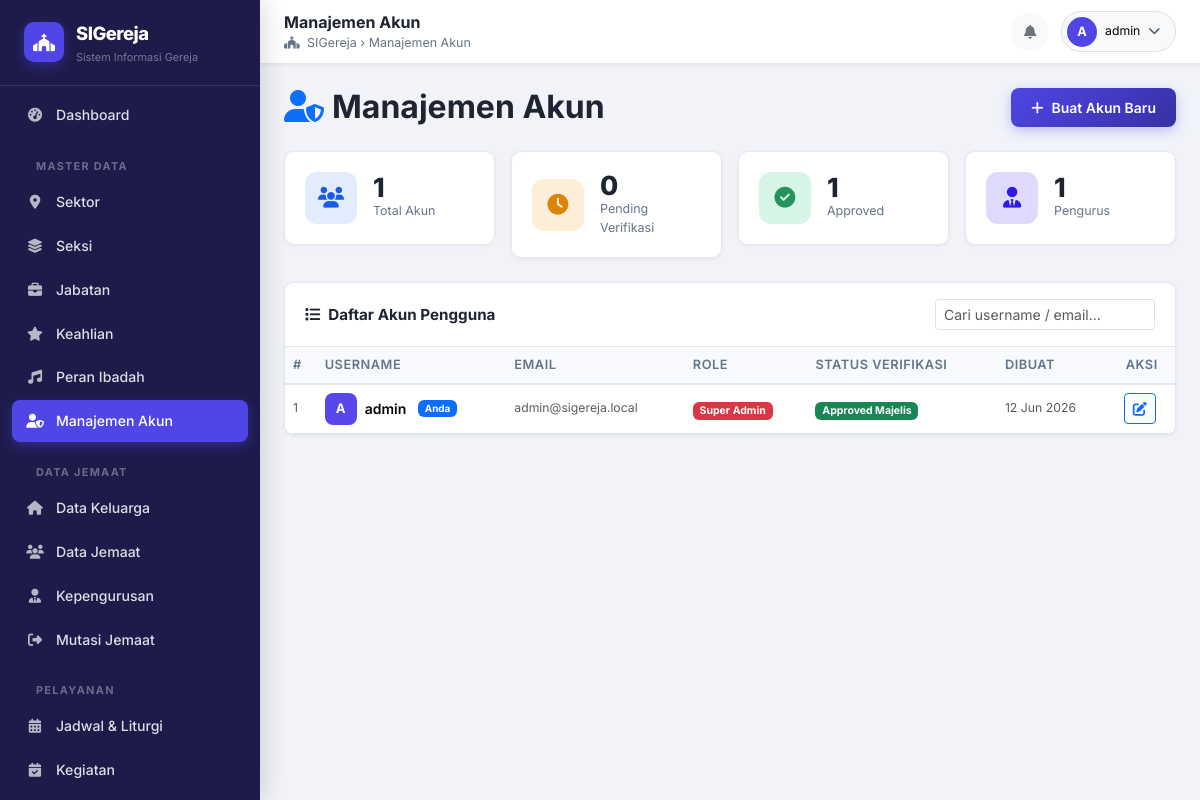
The page /pages/admin/users.php (signed in) on the database its author committed.
### tables this page shows
CREATE TABLE `users` (
  `id` INT AUTO_INCREMENT PRIMARY KEY,
  `username` VARCHAR(50) NOT NULL UNIQUE,
  `password` VARCHAR(255) NOT NULL,
  `email` VARCHAR(100) NOT NULL UNIQUE,
  `role` ENUM('Super Admin', 'Admin Sistem', 'Sekretaris', 'Ketua Sektor', 'Pendeta', 'Jemaat') NOT NULL,
  `status_verifikasi` ENUM('Pending', 'Verified Sektor', 'Approved Majelis') DEFAULT 'Pending',
  `reset_token` VARCHAR(255) NULL,
  `reset_token_expiry` DATETIME NULL,
  `created_at` TIMESTAMP DEFAULT CURRENT_TIMESTAMP
);

### pages/admin/users.php (the view, shortened to what this page needs)
<?php
require_once '../../includes/admin_header.php';
$limit = 50;
$page = isset($_GET['page']) ? max(1, (int)$_GET['page']) : 1;
$offset = ($page - 1) * $limit;
$users = $pdo->query("SELECT * FROM users ORDER BY role, username LIMIT $limit OFFSET $offset")->fetchAll();
$role_badges = [
    'Super Admin'    => 'danger',
    'Admin Sistem'   => 'dark',
    'Sekretaris'     => 'primary',
    'Ketua Sektor'   => 'info',
    'Pendeta'        => 'success',
    'Jemaat'         => 'secondary',
];
?>
<div class="d-flex justify-content-between align-items-center mb-4">
    <h2 class="fw-bold mb-0"><i class="fas fa-user-shield me-2 text-primary"></i>Manajemen Akun</h2>
    <button class="btn btn-primary-custom" data-bs-toggle="modal" data-bs-target="#createModal">
        <i class="fas fa-plus me-2"></i>Buat Akun Baru
    </button>
</div>
<div class="row g-3 mb-4">
    <div class="col-md-3">
        <div class="stat-widget">
            <div class="stat-icon blue"><i class="fas fa-users"></i></div>
            <div><div class="stat-value"><?= count($users) ?></div><div class="stat-label">Total Akun</div></div>
        </div>
    </div>
    <div class="col-md-3">
        <div class="stat-widget">
            <div class="stat-icon orange"><i class="fas fa-clock"></i></div>
            <div><div class="stat-value"><?= count(array_filter($users, fn($u) => $u['status_verifikasi'] === 'Pending')) ?></div><div class="stat-label">Pending Verifikasi</div></div>
        </div>
    </div>
    <div class="col-md-3">
        <div class="stat-widget">
            <div class="stat-icon green"><i class="fas fa-check-circle"></i></div>
            <div><div class="stat-value"><?= count(array_filter($users, fn($u) => $u['status_verifikasi'] === 'Approved Majelis')) ?></div><div class="stat-label">Approved</div></div>
        </div>
    </div>
    <div class="col-md-3">
        <div class="stat-widget">
            <div class="stat-icon purple"><i class="fas fa-user-tie"></i></div>
            <div><div class="stat-value"><?= count(array_filter($users, fn($u) => !in_array($u['role'], ['Jemaat']))) ?></div><div class="stat-label">Pengurus</div></div>
        </div>
    </div>
</div>
<div class="card-admin">
    <div class="card-header">
        <h5><i class="fas fa-list me-2"></i>Daftar Akun Pengguna</h5>
        <input type="search" class="form-control form-control-sm w-auto" id="searchUser" placeholder="Cari username / email..." style="width:220px!important;">
    </div>
    <div class="card-body p-0">
        <div class="table-responsive">
            <table class="table table-hover align-middle mb-0" id="userTable">
                <thead>
                    <tr>
                        <th>#</th>
                        <th>Username</th>
                        <th>Email</th>
                        <th>Role</th>
                        <th>Status Verifikasi</th>
                        <th>Dibuat</th>
                        <th class="text-center">Aksi</th>
                    </tr>
                </thead>
                <tbody>
                <?php foreach ($users as $i => $u): ?>
                <tr>
                    <td class="text-muted small"><?= $offset + $i + 1 ?></td>
                    <td>
                        <div class="d-flex align-items-center gap-2">
                            <div style="width:32px;height:32px;background:hsl(246,80%,60%);border-radius:8px;display:flex;align-items:center;justify-content:center;color:#fff;font-weight:700;font-size:.82rem;flex-shrink:0;">
                                <?= strtoupper(substr($u['username'], 0, 1)) ?>
                            </div>
                            <span class="fw-semibold"><?= htmlspecialchars($u['username']) ?></span>
                            <?php if ($u['id'] == $_SESSION['user_id']): ?><span class="badge bg-primary ms-1" style="font-size:.62rem;">Anda</span><?php endif; ?>
                        </div>
                    </td>
                    <td class="text-muted small"><?= htmlspecialchars($u['email']) ?></td>
                    <td><span class="badge bg-<?= $role_badges[$u['role']] ?? 'secondary' ?>"><?= htmlspecialchars($u['role']) ?></span></td>
                    <td>
                        <?php
                        $sv = $u['status_verifikasi'];
                        $sv_color = $sv === 'Approved Majelis' ? 'success' : ($sv === 'Pending' ? 'warning text-dark' : 'info');
                        ?>
                        <span class="badge bg-<?= $sv_color ?>"><?= htmlspecialchars($sv) ?></span>
                    </td>
                    <td class="text-muted small"><?= date('d M Y', strtotime($u['created_at'])) ?></td>
                    <td class="text-center">
                        <button class="btn btn-sm btn-outline-primary me-1"
                            data-bs-toggle="modal" data-bs-target="#editModal"
                            data-id="<?= $u['id'] ?>"
                            data-username="<?= htmlspecialchars($u['username']) ?>"
                            data-email="<?= htmlspecialchars($u['email']) ?>"
                            data-role="<?= htmlspecialchars($u['role']) ?>"
                            data-status="<?= htmlspecialchars($u['status_verifikasi']) ?>"
                            title="Edit">
                            <i class="fas fa-edit"></i>
                        </button>
                    </td>
                </tr>
                <?php endforeach; ?>
                </tbody>
            </table>
        </div>
    </div>
</div>
<?php require_once '../../includes/admin_footer.php'; ?>

### assets/css/admin.css (style rules this page uses)
:root { --alt-primary: #4f46e5; --alt-primary-dk: #3730a3; --alt-accent: #f59e0b; --alt-success: #10b981; --alt-danger: #ef4444; --alt-warning: #f59e0b; --alt-info: #3b82f6; --alt-sidebar-bg: #1e1b4b; --alt-sidebar-txt: rgba(255, 255, 255, 0.85); --alt-sidebar-act: rgba(255, 255, 255, 0.12); --alt-body-bg: #f1f3f9; --alt-card-bg: #ffffff; --alt-border: #e5e7f0; --alt-text: #1e2432; --alt-muted: #64748b; --radius: 10px; --shadow-sm: 0 1px 4px rgba(0, 0, 0, 0.06); --shadow-md: 0 4px 16px rgba(0, 0, 0, 0.08); --shadow-lg: 0 8px 32px rgba(0, 0, 0, 0.10); --transition: all 0.25s ease; }
*, *::before, *::after { box-sizing: border-box; margin: 0; padding: 0; }
body { font-family: 'Inter', sans-serif; background-color: var(--alt-body-bg); color: var(--alt-text); font-size: 0.93rem; }
.card-admin { background: var(--alt-card-bg); border-radius: var(--radius); border: 1px solid var(--alt-border); box-shadow: var(--shadow-sm); overflow: hidden; }
.card-admin .card-header { padding: 1rem 1.25rem; border-bottom: 1px solid var(--alt-border); display: flex; align-items: center; justify-content: space-between; background: #fff; }
.card-admin .card-header h5 { font-size: 0.95rem; font-weight: 700; margin: 0; }
.card-admin .card-body { padding: 1.25rem; }
.stat-widget { background: #fff; border-radius: var(--radius); border: 1px solid var(--alt-border); box-shadow: var(--shadow-sm); padding: 1.25rem; display: flex; align-items: center; gap: 1rem; transition: var(--transition); }
.stat-icon { width: 52px; height: 52px; border-radius: 12px; display: flex; align-items: center; justify-content: center; font-size: 1.3rem; flex-shrink: 0; }
.stat-icon.blue { background: hsl(220, 80%, 94%); color: hsl(220, 80%, 50%); }
.stat-icon.green { background: hsl(151, 60%, 90%); color: hsl(151, 60%, 36%); }
.stat-icon.orange { background: hsl(35, 90%, 92%); color: hsl(35, 90%, 45%); }
.stat-icon.purple { background: hsl(246, 80%, 92%); color: hsl(246, 80%, 50%); }
.stat-value { font-size: 1.65rem; font-weight: 800; line-height: 1; color: var(--alt-text); }
.stat-label { font-size: 0.78rem; color: var(--alt-muted); margin-top: 2px; }
.table { font-size: 0.875rem; }
.table thead th { background: #f8faff; font-weight: 600; font-size: 0.80rem; text-transform: uppercase; letter-spacing: 0.04em; color: var(--alt-muted); border-bottom: 2px solid var(--alt-border); }
.btn-primary-custom { background: linear-gradient(135deg, var(--alt-primary), var(--alt-primary-dk)); color: #ffffff; border: none; border-radius: 8px; padding: 0.55rem 1.25rem; font-weight: 600; font-size: 0.875rem; box-shadow: 0 4px 12px rgba(79, 70, 229, 0.30); transition: var(--transition); }

### rows shown on the page
users: status_verifikasi "0", status_verifikasi "1", role "1", i "1", username "A", username "admin", shows "Anda", email "admin@sigereja.local", role "Super Admin", status_verifikasi "Approved Majelis", created_at "12 Jun 2026"

### other values the page prints
$page_title "Manajemen Akun"
substr($_SESSION['username'] ?? 'A', 0, 1) "A"
$_SESSION['username'] "admin"
count($users) "1"
